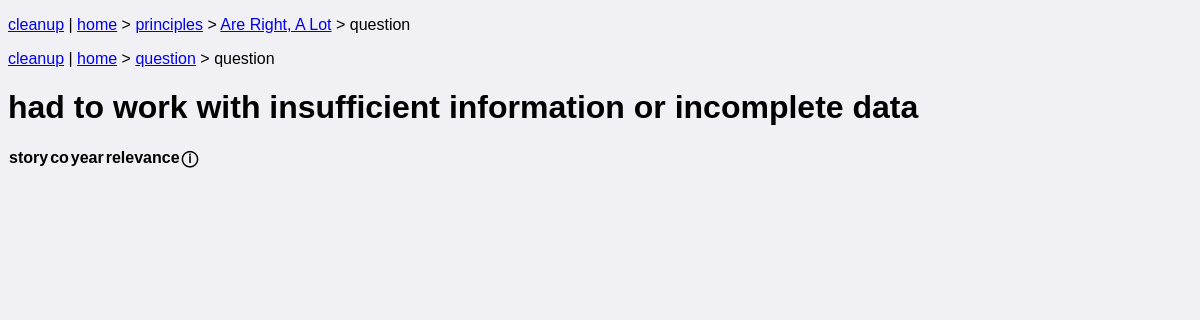
/questions/13, run on the app's committed database.
### app/models/amazon_principle.py (models this page shows, shortened)
class AmazonPrinciple(Model):
    id = Column(Integer, primary_key=True)
    name = Column(String(80), unique=True, nullable=False)
    description = Column(String(120), unique=True, nullable=False)

### app/models/question.py (models this page shows, shortened)
class Question(Model):
    id = Column(Integer, primary_key=True)
    question = Column(String(1024), unique=True, nullable=False)
    amazon_principle_id = Column(
        Integer, ForeignKey("amazon_principle.id"), nullable=False
    )
    @property
    def principle(self):
        return app.models.amazon_principle.AmazonPrinciple.query.get(
            self.amazon_principle_id
        )

### app/routes.py (the view)
@bio_bp.route("/questions/<question_id>", methods=["GET", "POST"])
def render_question(question_id):
    return questions.render_single(question_id)

### app/templates/question.html (shortened to what this page needs)
<!DOCTYPE html>
<html>
  <head>
    <p class='breadcrumb'>
        <a href="{{url_for("bio.render_cleanup")}}">cleanup</a> |
        <a href="{{url_for("bio.render_index")}}">home</a>
        &gt; <a href="{{ url_for("bio.render_principles") }}">principles</a>
        &gt; <a href=" {{ url_for("bio.render_principle", principle_id=question.principle.id) }}">{{ question.principle.name }}</a>
        &gt; question
    </p>
    <p class='breadcrumb'>
        <a href="{{url_for("bio.render_cleanup")}}">cleanup</a> |
        <a href="{{url_for("bio.render_index")}}">home</a>
        &gt; <a href="{{ url_for("bio.render_questions") }}">question</a>
        &gt; question
    </p>
    <link
      rel="stylesheet"
      type="text/css"
      href="{{ url_for('static', filename='styles.css') }}"
    />
  </head>
  <body>
    <h1>{{ question.question }}</h1>
    <form method="post">
        <table>
            <thead>
                <tr>
                    <th>story</th>
                    <th>co</th>
                    <th>year</th>
                    <th>relevance <input class="hidden" type="submit" id="submit_rating_updates" name="update_ratings" value="Update ratings" /></th>
                    <th title="How many other questions that need this story">ⓘ</th>
                </tr>
            </thead>
        </table>
    </form>
  </body>
</html>

### app/static/styles.css (style rules this page uses)
body, textarea { font-family: sans-serif; }
body { background-color: #f0f0f5; }
table { border-spacing: 0; }

### data on the page
AmazonPrinciple: principle.name "Are Right, A Lot"
Question: question "had to work with insufficient information or incomplete data"
